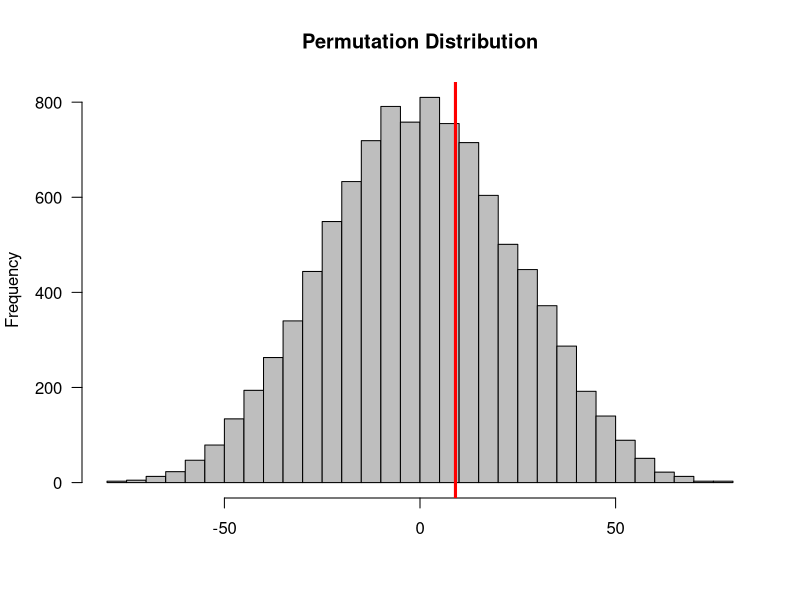

The R script that drew this image:

# Generating data
set.seed(2021)
d <- as.data.frame(cbind(rnorm(1:20, 500, 50), c(rep(0, 10), rep(1, 10))))
treatment <- d$V2
outcome <- d$V1

#Difference in means
original <- diff(tapply(outcome, treatment, mean))
mean(outcome[treatment==1])-mean(outcome[treatment==0])

#Permutation test
permutation.test <- function(treatment, outcome, n){
  distribution=c()
  result=0
  for(i in 1:n){
    distribution[i]=diff(by(outcome, sample(treatment, length(treatment), FALSE), mean))
  }
  result=sum(abs(distribution) >= abs(original))/(n)
  return(list(result, distribution))
}

test1 <- permutation.test(treatment, outcome, 10000)
hist(test1[[2]], breaks=50, col='grey', main="Permutation Distribution", las=1, xlab='')
abline(v=original, lwd=3, col="red")

test1[[1]]


#Compare to t-test
t.test(outcome~treatment)



# Permutation hypothesis test in R
# 
# Exploring a powerful simulation technique with implementation from scratch in
# R
# 
# Serafim Petrov
# Towards Data Science
# Serafim Petrov
# 
# 4 min read
# ·
# Mar 15, 2021
# Photo by Eric Prouzet on Unsplash
# 
# Introduction
# 
# To compare outcomes in experiments, we often use Student’s t-test. It
# assumes that data are randomly selected from the population, arrived in large
# samples (>30), or normally distributed with equal variances between groups.
# If we do not happen to meet these assumptions, we may use one of the
# simulation tests. In this article, we will introduce the Permutation Test.
# Rather than assuming underlying distribution, the permutation test builds its
# distribution, breaking up the associations between or among groups. Often we
# are interested in the difference of means or medians between the groups, and
# the null hypothesis is that there is no difference there. We may ask the
# question: from all the possible permutations, how extreme our data would look
# like? All possible permutations would represent a theoretical distribution.
# In practice, there is no need to perform ALL permutations to build the
# theoretical distribution, but run a reasonable number of simulations to take
# a sample from that distribution. Usually, there are 10k or 100k simulations.
# 
# Example
# 
# Suppose we have a chain of 12 retail stores, and we want to test a new sales
# technique. We may assign or just pick, for instance, 5 stores and try it
# there. Then compare average sales after a certain period with sales in the
# rest 7 stores.
# 
# The data are not randomly collected, presumably not normally distributed; and
# the sample itself has fewer than 30 observations.
# 
# In our dataset, we have two columns: treatment — a binary variable
# indicating whether the store implemented the new approach; outcome — a
# numeric variable recoding a sales amount at the end of a period.
# 
# From the boxplot representation, we may see that the groups are fairly
# different and the variance is approximately equal.
# 
# The histogram of outcome does not appear normally distributed; however, the
# Shapiro-Wilk normality test returns a not significant p-value = 0.3654
# To find the difference in means between groups, we use built-in commands and
# save it to a variable original:
# 
# original <- diff(tapply(outcome, treatment, mean))
# 
# The difference is ~37.8 points. Now we ask the question: if we shuffle the
# data ten thousand times, how often we would observe this or more extreme
# difference?
# 
# We run a simulation drawing 10k shuffles without replacement, and record the
# difference in means for each permutation. Then we perform a two-sided test
# computing the number of records the absolute value of whose exceeded absolute
# values of original difference.
# 
# The function returns the simulated distribution and the p-value.
# If we plot the distribution, we may observe that our original difference is
# not particularly extreme, with an exact p-value of 0.1822818
# 
# In many research projects, this would indicate that there is no statistically
# significant difference between groups: however, in this business case, I
# would pick the option that there is some evidence that the sales approach
# affects the outcome.
# 
# Comparison with other tests
# 
# If we run the Welch t-test, we would get a similar p-value of 0.1815.
# The Shapiro-Wilk normality test indicated that the data were presumably
# obtained from the Normal Distribution, but it is not a general case.
# R also has several libraries to run permutation tests. One of them is
# library(coin), which performs an independence test. It also returns a similar
# p-value of 0.1858.
# 
# Conclusion
# 
# The Permutation test is a powerful tool in measuring effects in experiments.
# It is easy to implement, and it does not rely on many assumptions as other
# tests do. It has not been widely popular until the simulation on computers
# became routinely implemented.
# 
# It is closely related to the other simulation test: the bootstrapping
# hypothesis test, where the samples are drawn with replacement.
# 
# 
